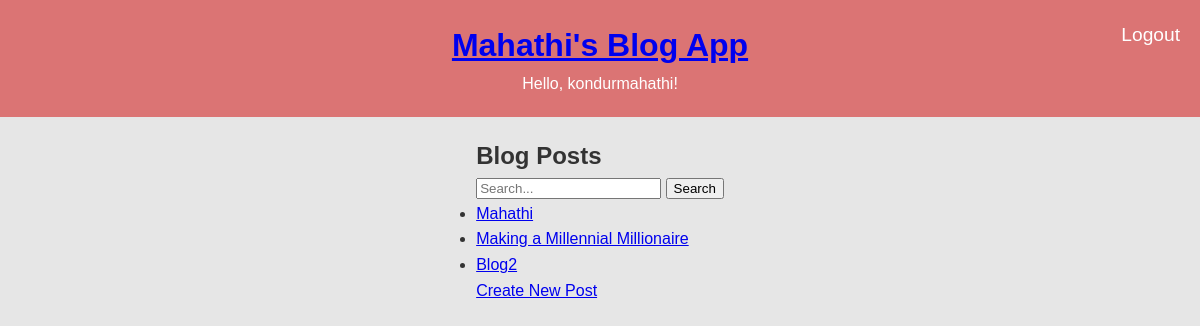
The page /register/ (signed in) on the database its author committed.
### blog/models.py (models this page shows, shortened)
class Post(models.Model):
    title = models.CharField(max_length=200)
    content = models.TextField()

### blog/views.py (the view)
# urls.py: path('', post_list, name='post_list'),
@login_required
def post_list(request):
    posts = Post.objects.all()
    return render(request, 'blog/post_list.html', {'user': request.user, 'object_list': posts})

### blog/templates/blog/post_list.html
{% extends 'base.html' %}
{% block content %}
  <h2>Blog Posts</h2>
  <form method="get">
    <input type="text" name="q" placeholder="Search...">
    <button type="submit">Search</button>
  </form>
  <ul>
    {% for post in object_list %}
      <li><a href="{% url 'post_detail' pk=post.pk %}">{{ post.title }}</a></li>
    {% endfor %}
  </ul>
  <a href="{% url 'post_create' %}">Create New Post</a>
{% endblock %}

### blog/templates/base.html (shortened to what this page needs)
{% load static %}
<!DOCTYPE html>
<html lang="en">
<head>
    <link rel="stylesheet" href="{% static 'blog/css/styles.css' %}">
    <link rel="stylesheet" href="https://cdnjs.cloudflare.com/ajax/libs/font-awesome/6.0.0/css/all.min.css" />
</head>
<body>
    <header>
        <h1><a href="{% url 'post_list' %}">Mahathi's Blog App</a></h1>
        {% if user.is_authenticated %}
            <p>Hello, {{ user.username }}!</p>
            <a href="{% url 'logout' %}" class="logout">Logout</a>
        {% else %}
            <p><a href="{% url 'login' %}">Login</a> | <a href="{% url 'register' %}">Register</a></p>
        {% endif %}
    </header>
    <main>
        {% block content %}{% endblock %}
    </main>
</body>
</html>

### blog/static/blog/css/styles.css (style rules this page uses)
body, h1, h2, h3, p, ul, li { margin: 0; padding: 0; }
body { font-family: 'Arial', sans-serif; line-height: 1.6; background-color: #e6e6e6; color: #333; display: flex; flex-direction: column; align-items: center; min-height: 100vh; }
header { background-color: #db7474; color: #fff; padding: 20px 0; width: 100%; text-align: center; }
header h1 { font-size: 2em; }
main { margin-top: 20px; }
.logout { position: absolute; top: 20px; right: 20px; color: #fff; text-decoration: none; font-size: 1.2em; }

### rows shown on the page
Post: title "Mahathi"
Post: title "Making a Millennial Millionaire"
Post: title "Blog2"

### other values the page prints
{{ user.username }} "kondurmahathi"
